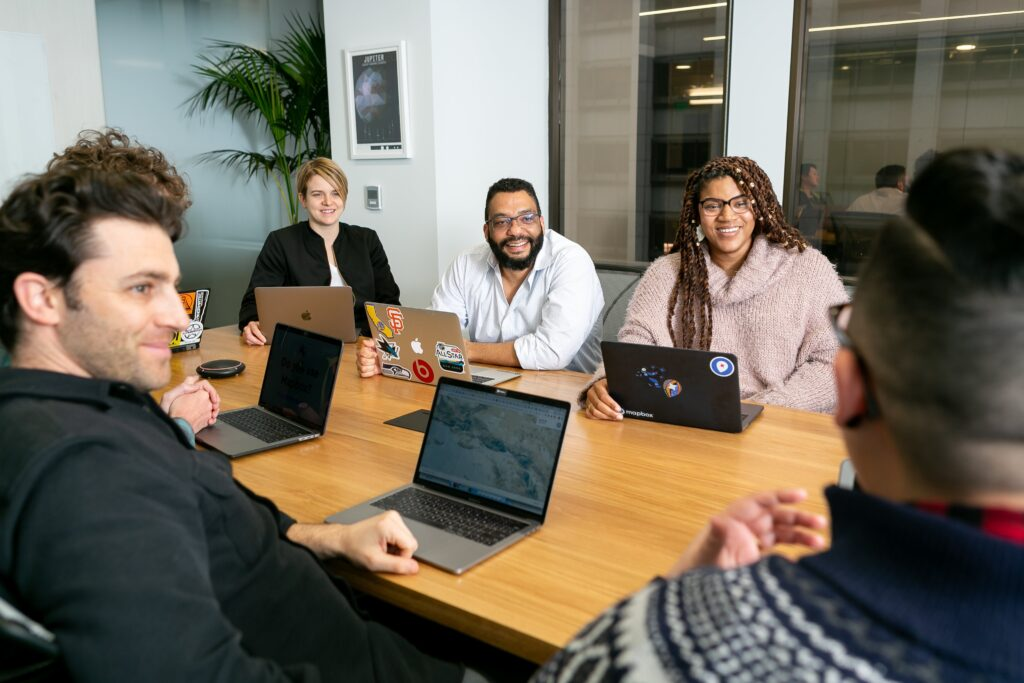
#> input picture study_face/meeting_image.jpg, 1024 x 683 px, given in place of the camera
$ python edgeDetection.py
#> lines starting #> are read from the running program, lines starting #| are printed output that depends on the picture; after the words box and inside, x2 and y2 are one past the last pixel; in counts of white or black regions, pixels touching at a corner belong together
import cv2
import numpy as np

capture = cv2.VideoCapture(1)

while True:
    ref, frame = capture.read()
#> frame is the input picture: shape (683, 1024, 3); mean B, G, R 93.4, 106.4, 114.1
    rawFrame = frame
    gray = cv2.cvtColor(frame, cv2.COLOR_BGR2GRAY)
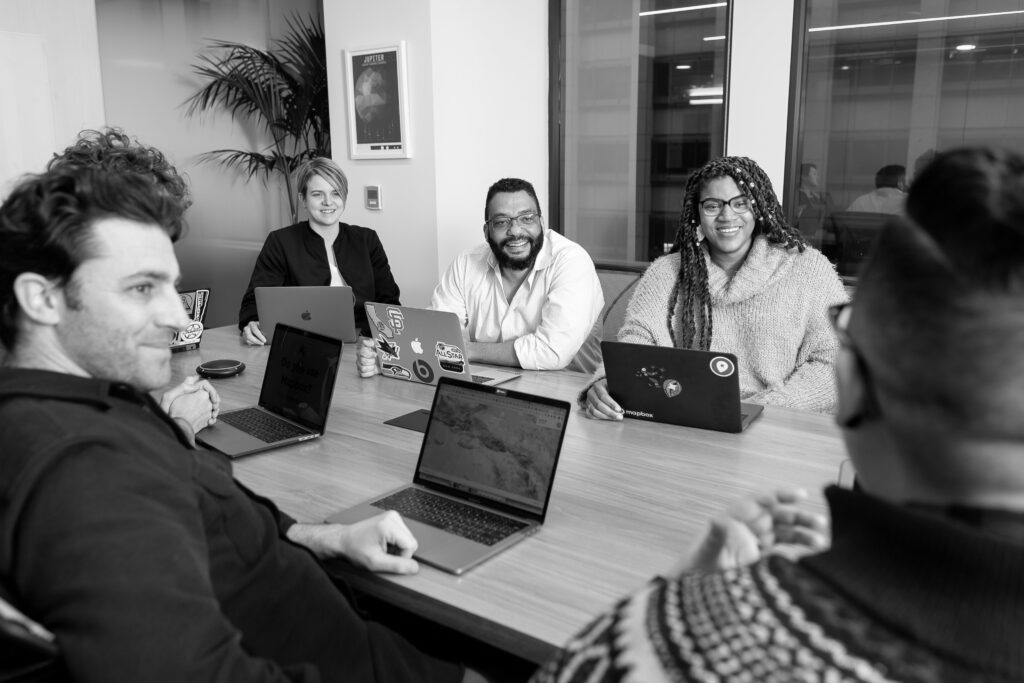
#> gray: shape (683, 1024); min 0, max 255, mean 107.3
    #thresh = 輪郭
    ret, thresh = cv2.threshold(gray, 120, 255, cv2.THRESH_BINARY)
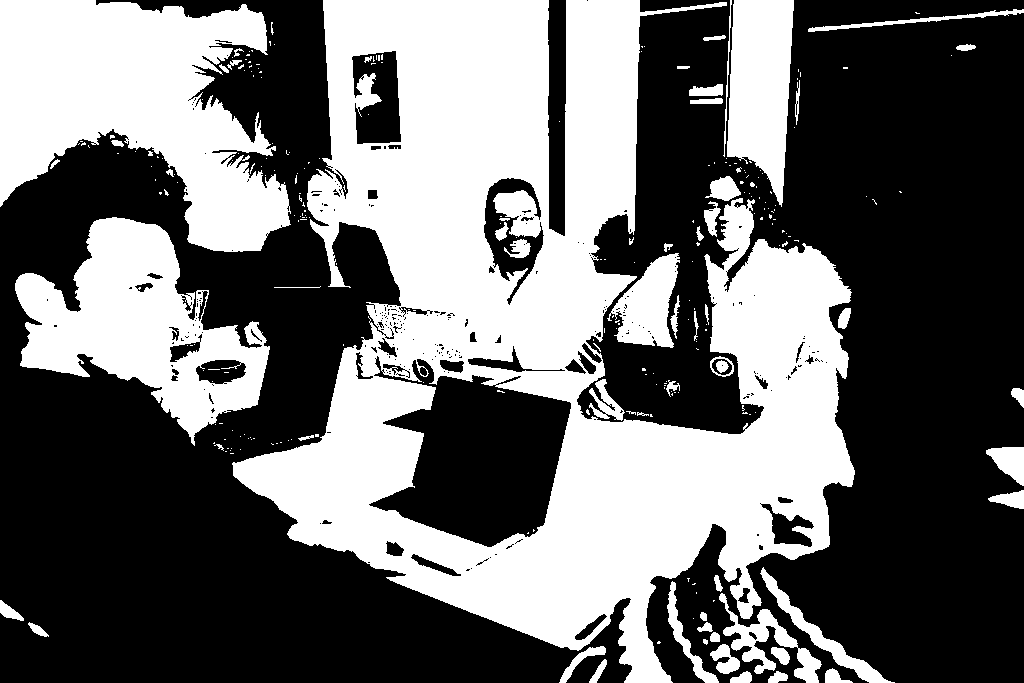
#> thresh: shape (683, 1024); 42.3% white; 270 white regions (208 under 20 px)
    contours, hierarchy = cv2.findContours(thresh, cv2.RETR_EXTERNAL, cv2.CHAIN_APPROX_TC89_L1)
#> contours = 242 contours, 192 with area under 20; largest, box (x1, y1, x2, y2) and area: (233, 0, 855, 683) 226379, (0, 0, 291, 252) 43580, (15, 217, 270, 446) 28012, (727, 0, 794, 207) 9866, (607, 253, 680, 348) 3752
    print(hierarchy)
#> (printed output is left out)
    output = cv2.drawContours(frame, contours, -1, (0,255,0), 3)
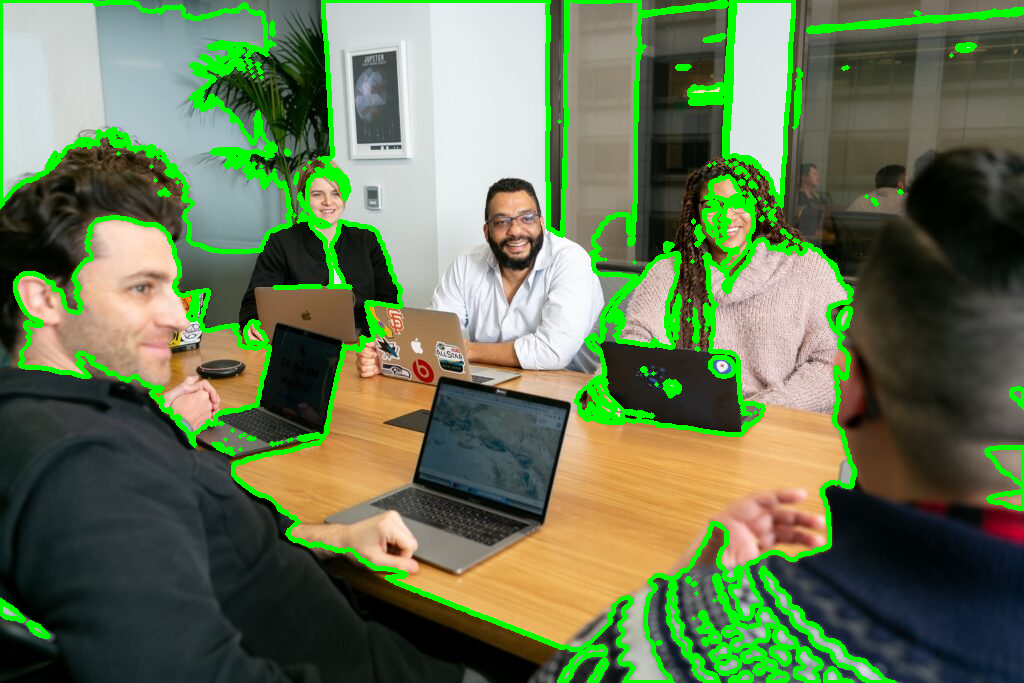
#> output: shape (683, 1024, 3); mean B, G, R 83.2, 118, 101.7

    cv2.imshow('now screen',gray)
    cv2.imshow('now scree3n',output)
    if cv2.waitKey(1) & 0xFF == ord('q'):
#> (key q is pressed here)
        break

capture.release()
#> (the run stopped early here; a loop or call above may not have finished)
